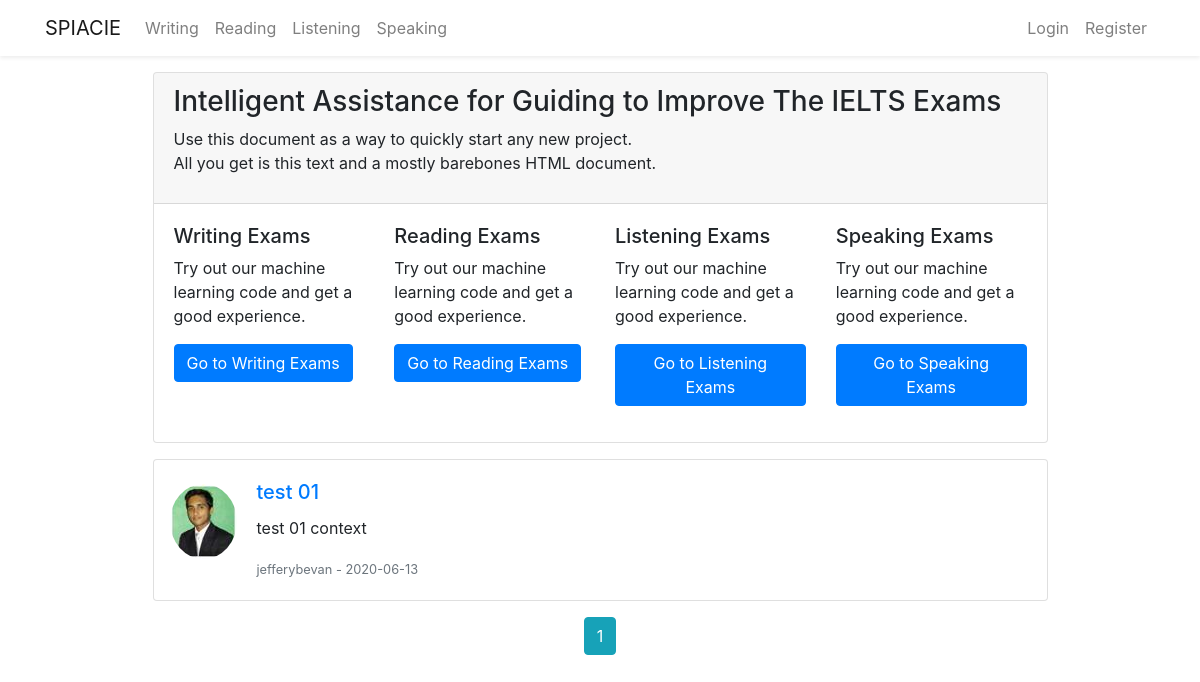
Page /home on the earlier database version.
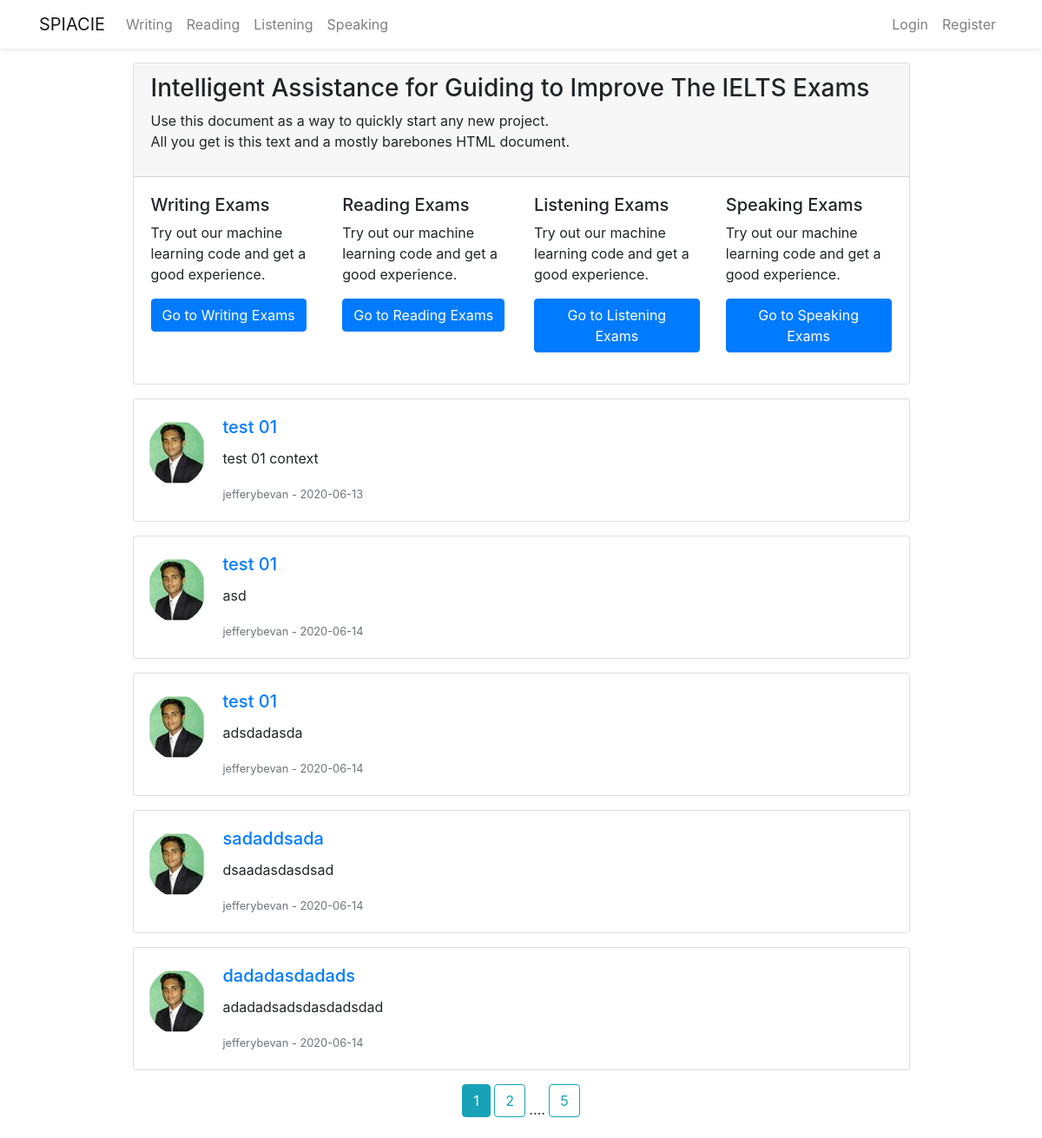
Same page on the later database version.
### flaskblog/models.py (models this page shows, shortened)
class Post(db.Model):
    id = db.Column(db.Integer, primary_key=True)
    title = db.Column(db.String(100), nullable=False)
    date_posted = db.Column(db.DateTime, nullable=False,
                            default=datetime.utcnow)
    content = db.Column(db.Text, nullable=False)
    user_id = db.Column(db.Integer, db.ForeignKey('user.id'), nullable=False)

class User(db.Model,  UserMixin):
    id = db.Column(db.Integer, primary_key=True)
    firstname = db.Column(db.String(20), nullable=False)
    lastname = db.Column(db.String(20), nullable=False)
    username = db.Column(db.String(20), unique=True, nullable=False)
    email = db.Column(db.String(20), unique=True, nullable=False)
    password = db.Column(db.String(20), nullable=False)
    image_file = db.Column(db.String(20), nullable=False,
                           default='default.jpg')
    post = db.relationship('Post', backref='author', lazy=True)
    questionpaper = db.relationship(
        'Questionpaper', backref='creator', lazy=True)
    writingpaper = db.relationship(
        'Writingpaper', backref='wcreator', lazy=True)
    writinganswer = db.relationship(
        'Writingpaperanswer', backref='wcandidate', lazy=True)

### flaskblog/routes.py (the view)
@app.route("/")
@app.route("/home")
def home():
    page = request.args.get('page', 1, type=int)
    posts = Post.query.paginate(page=page, per_page=5)
    return render_template('home.html', posts=posts)

### flaskblog/templates/home.html
{% extends 'layout.html'%} {% block content %}
<div class="container mt-3">
  <div class="row justify-content-center">
    <div class="col-md-10">
      <div class="card">
        <div class="card-header">
          <div class="d-flex align-items-center">
            <div class="starter-template align-items-center">
              <h3>
                Intelligent Assistance for Guiding to Improve The IELTS Exams
              </h3>
              <p>
                Use this document as a way to quickly start any new project.<br />
                All you get is this text and a mostly barebones HTML document.
              </p>
            </div>
          </div>
        </div>
        <div class="card-body">
          <div class="row">
            <div class="col-sm-6 col-md-3">
              <div class="thumbnail">
                <div class="caption">
                  <h5>Writing Exams</h5>
                  <p>
                    Try out our machine learning code and get a good experience.
                  </p>
                  <p>
                    <a href="/writing" class="btn btn-primary" role="button"
                      >Go to Writing Exams</a
                    >
                  </p>
                </div>
              </div>
            </div>
            <div class="col-sm-6 col-md-3">
              <div class="thumbnail">
                <div class="caption">
                  <h5>Reading Exams</h5>
                  <p>
                    Try out our machine learning code and get a good experience.
                  </p>
                  <p>
                    <a href="/reading" class="btn btn-primary" role="button"
                      >Go to Reading Exams</a
                    >
                  </p>
                </div>
              </div>
            </div>
            <div class="col-sm-6 col-md-3">
              <div class="thumbnail">
                <div class="caption">
                  <h5>Listening Exams</h5>
                  <p>
                    Try out our machine learning code and get a good experience.
                  </p>
                  <p>
                    <a href="/listening" class="btn btn-primary" role="button"
                      >Go to Listening Exams</a
                    >
                  </p>
                </div>
              </div>
            </div>
            <div class="col-sm-6 col-md-3">
              <div class="thumbnail">
                <div class="caption">
                  <h5>Speaking Exams</h5>
                  <p>
                    Try out our machine learning code and get a good experience.
                  </p>
                  <p>
                    <a href="/speaking" class="btn btn-primary" role="button"
                      >Go to Speaking Exams</a
                    >
                  </p>
                </div>
              </div>
            </div>
          </div>
        </div>
      </div>
      {% for post in posts.items %}
      <div class="card mb-3 mt-3">
        <div class="row no-gutters">
          <div class="text-center">
            <img
              class="rounded-circle mt-4 ml-3"
              src="{{ url_for('static', filename='profile_pics/' + post.author.image_file) }}"
            />
          </div>
          <div class="col-md-6">
            <div class="card-body">
              <h5 class="card-title">
                <a
                  class="article-title"
                  href="{{ url_for('post', post_id= post.id )}}"
                  >{{ post.title }}</a
                >
              </h5>
              <p class="card-text">{{ post.content }}</p>
              <p class="card-text">
                <small class="text-muted"
                  >{{ post.author.username }} - {{
                  post.date_posted.strftime('%Y-%m-%d') }}</small
                >
              </p>
            </div>
          </div>
        </div>
      </div>
      {% endfor %}
      <div class="text-center">
        {% for page_num in posts.iter_pages( left_edge=1, right_edge=1,
        left_current=1, right_current=2) %} {% if page_num %} {% if posts.page
        == page_num %}
        <a class="btn btn-info mb-4" href="{{ url_for('home', page=page_num) }}"
          >{{ page_num }}</a
        >
        {% else %}
        <a
          class="btn btn-outline-info mb-4"
          href="{{ url_for('home', page=page_num) }}"
          >{{ page_num }}</a
        >
        {% endif%} {% else %} .... {% endif%} {% endfor %}
      </div>
    </div>
  </div>
</div>
{% endblock content%}

### flaskblog/templates/layout.html (shortened to what this page needs)
<!DOCTYPE html>
<html lang="en">
  <head>
    <link
      rel="stylesheet"
      href="https://stackpath.bootstrapcdn.com/bootstrap/4.5.0/css/bootstrap.min.css"
    />
  </head>
  <body>
    {% include 'includes/_navbar.html' %}
    <div class="container mt-3">
       {% block content %} {% endblock
      content%}
    </div>
  </body>
</html>

### flaskblog/templates/includes/_navbar.html (shortened to what this page needs)
<nav class="navbar navbar-expand-md navbar-light bg-white shadow-sm">
  <div class="container">
    <a class="navbar-brand" href="/">SPIACIE</a>
    <div class="collapse navbar-collapse" id="navbarSupportedContent">
      <ul class="navbar-nav mr-auto">
        <li class="nav-item">
          <a class="nav-link" href="/writing">Writing</a>
        </li>
        <li class="nav-item">
          <a class="nav-link" href="/reading">Reading</a>
        </li>
        <li class="nav-item">
          <a class="nav-link" href="/listening">Listening</a>
        </li>
        <li class="nav-item">
          <a class="nav-link" href="/speaking">Speaking</a>
        </li>
      </ul>
      <ul class="navbar-nav ml-auto">
        {% if current_user.is_authenticated %}
        <li class="nav-item">
          <a class="nav-link" href="/post/new">New Post</a>
        </li>
        <li class="nav-item">
          <a class="nav-link" href="/account">Account</a>
        </li>
        <li class="nav-item">
          <a class="nav-link" href="/logout">Logout</a>
        </li>
        {% else %}
        <li class="nav-item">
          <a class="nav-link" href="/login">Login</a>
        </li>
        <li class="nav-item">
          <a class="nav-link" href="/register">Register</a>
        </li>
        {% endif %}
      </ul>
    </div>
  </div>
</nav>

Differences in the rows shown:
added Post: image_file (picture), title "test 01", content "asd", author.username "jefferybevan", date_posted "2020-06-14"
added Post: image_file (picture), title "test 01", content "adsdadasda", author.username "jefferybevan", date_posted "2020-06-14"
added Post: image_file (picture), title "sadaddsada", content "dsaadasdasdsad", author.username "jefferybevan", date_posted "2020-06-14"
added Post: image_file (picture), title "dadadasdadads", content "adadadsadsdasdadsdad", author.username "jefferybevan", date_posted "2020-06-14"
Other differences:
new list line: "2"
new list line: "5"
